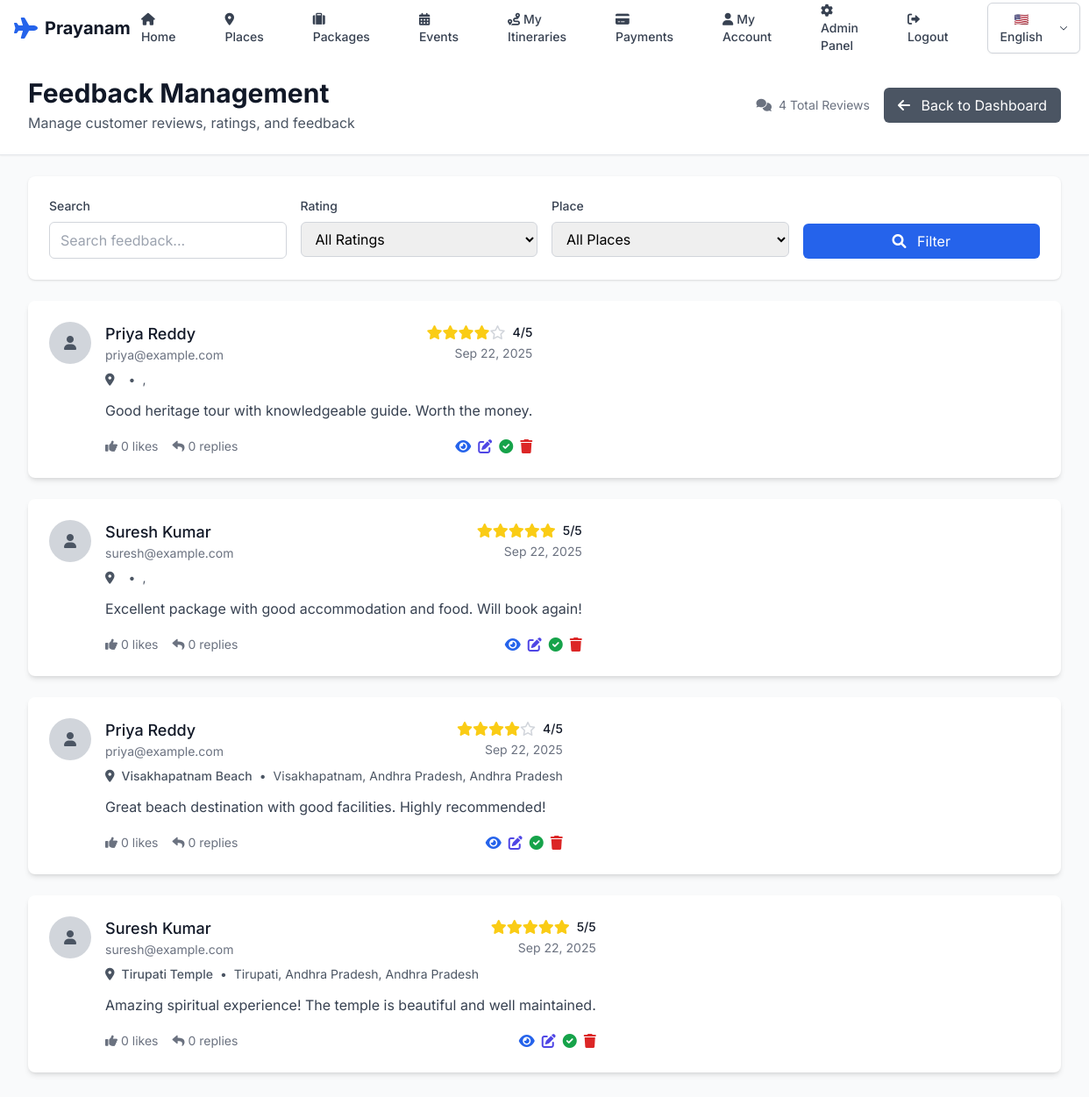
/admin-dashboard/feedback/ (signed in), run on the app's committed database.
### feedback/models.py (models this page shows, shortened)
class Feedback(models.Model):
    CATEGORY_CHOICES = [
        ('service', 'Service Quality'),
        ('location', 'Location'),
        ('price', 'Price Value'),
        ('experience', 'Overall Experience'),
        ('food', 'Food Quality'),
        ('accommodation', 'Accommodation'),
    ]
    user = models.ForeignKey(User, on_delete=models.CASCADE, related_name='feedbacks')
    place = models.ForeignKey(Place, on_delete=models.CASCADE, related_name='feedbacks', blank=True, null=True)
    package = models.ForeignKey(Package, on_delete=models.CASCADE, related_name='feedbacks', blank=True, null=True)
    rating = models.IntegerField(choices=[(i, i) for i in range(1, 6)])
    category = models.CharField(max_length=20, choices=CATEGORY_CHOICES, default='experience')
    comment = models.TextField()
    is_helpful = models.BooleanField(default=False)
    created_at = models.DateTimeField(auto_now_add=True)
    updated_at = models.DateTimeField(auto_now=True)
    class Meta:
        ordering = ['-created_at']
        unique_together = ['user', 'place', 'package']

### accounts/models.py (models this page shows, shortened)
class User(AbstractUser):
    ROLE_CHOICES = [
        ('tourist', 'Tourist'),
        ('admin', 'Admin'),
    ]
    LANGUAGE_CHOICES = [
        ('en', 'English'),
        ('te', 'తెలుగు'),
        ('hi', 'हिन्दी'),
    ]
    role = models.CharField(max_length=10, choices=ROLE_CHOICES, default='tourist')
    language_preference = models.CharField(max_length=2, choices=LANGUAGE_CHOICES, default='en')
    phone = models.CharField(max_length=15, blank=True, null=True)
    address = models.TextField(blank=True, null=True)
    profile_picture = models.ImageField(upload_to='profile_pics/', blank=True, null=True)
    date_of_birth = models.DateField(blank=True, null=True)
    created_at = models.DateTimeField(auto_now_add=True)
    updated_at = models.DateTimeField(auto_now=True)
    @property
    def is_admin(self):
        return self.role == 'admin'

### places/models.py (models this page shows, shortened)
class Place(models.Model):
    SEASON_CHOICES = [
        ('spring', 'Spring'),
        ('summer', 'Summer'),
        ('autumn', 'Autumn'),
        ('winter', 'Winter'),
    ]
    CATEGORY_CHOICES = [
        ('heritage', 'Heritage'),
        ('beaches', 'Beaches'),
        ('temples', 'Temples'),
        ('adventure', 'Adventure'),
        ('hills', 'Hills'),
        ('wildlife', 'Wildlife'),
        ('cultural', 'Cultural'),
    ]
    STATE_CHOICES = [
        ('ap', 'Andhra Pradesh'),
        ('telangana', 'Telangana'),
    ]
    name = models.CharField(max_length=200)
    location = models.CharField(max_length=200)
    description = models.TextField()
    image = models.ImageField(upload_to='places/', null=True, blank=True)
    season = models.CharField(max_length=20, choices=SEASON_CHOICES, default='summer')
    category = models.CharField(max_length=20, choices=CATEGORY_CHOICES, default='cultural')
    state = models.CharField(max_length=20, choices=STATE_CHOICES, default='ap')
    district = models.CharField(max_length=100, blank=True)
    latitude = models.DecimalField(max_digits=9, decimal_places=6, null=True, blank=True)
    longitude = models.DecimalField(max_digits=9, decimal_places=6, null=True, blank=True)
    average_temperature = models.DecimalField(max_digits=4, decimal_places=1, null=True, blank=True)
    best_time_to_visit = models.CharField(max_length=100, blank=True)
    entry_fee = models.DecimalField(max_digits=8, decimal_places=2, default=0)
    opening_hours = models.CharField(max_length=100, default="6:00 AM - 6:00 PM")
    rating = models.DecimalField(max_digits=3, decimal_places=2, default=0, validators=[MinValueValidator(0), MaxValueValidator(5)])
    total_reviews = models.IntegerField(default=0)
    is_featured = models.BooleanField(default=False)
    is_popular = models.BooleanField(default=False)
    created_at = models.DateTimeField(auto_now_add=True)
    updated_at = models.DateTimeField(auto_now=True)
    class Meta:
        ordering = ['-is_featured', '-rating', 'name']

### admin_dashboard/views_custom.py (the view)
    def wrapper(request, *args, **kwargs):
        if not request.user.is_authenticated or not request.user.is_admin:
            messages.error(request, 'Access denied. Admin privileges required.')
            return redirect('login')
        return view_func(request, *args, **kwargs)

### admin_dashboard/views_custom.py (called while the page is built, shortened)
def admin_required(view_func):
    def wrapper(request, *args, **kwargs):
        if not request.user.is_authenticated or not request.user.is_admin:
            messages.error(request, 'Access denied. Admin privileges required.')
            return redirect('login')
        return view_func(request, *args, **kwargs)
    return wrapper

@admin_required
def feedback_management(request):
    search = request.GET.get('search', '')
    rating = request.GET.get('rating', '')
    place = request.GET.get('place', '')
    feedback = Feedback.objects.select_related('user', 'place').all().order_by('-created_at')
    if rating:
        feedback = feedback.filter(rating=rating)
    if place:
        feedback = feedback.filter(place_id=place)
    paginator = Paginator(feedback, 20)
    page_number = request.GET.get('page')
    page_obj = paginator.get_page(page_number)
    context = {
        'feedback': page_obj,
        'page_obj': page_obj,
        'is_paginated': page_obj.has_other_pages(),
    }
    return render(request, 'admin_dashboard/feedback_management.html', context)

### templates/admin_dashboard/feedback_management.html (shortened to what this page needs)
{% extends 'admin_dashboard/base.html' %}
{% block content %}
<div class="min-h-screen bg-gray-50">
    <div class="bg-white shadow-sm border-b border-gray-200">
        <div class="max-w-7xl mx-auto px-4 sm:px-6 lg:px-8">
            <div class="flex justify-between items-center py-6">
                <div>
                    <h1 class="text-3xl font-bold text-gray-900">Feedback Management</h1>
                    <p class="text-gray-600 mt-1">Manage customer reviews, ratings, and feedback</p>
                </div>
                <div class="flex items-center space-x-4">
                    <div class="text-sm text-gray-500">
                        <i class="fas fa-comments mr-1"></i>
                        {{ feedback|length }} Total Reviews
                    </div>
                    <a href="{% url 'admin_dashboard:custom_admin_dashboard' %}" class="bg-gray-600 text-white px-4 py-2 rounded-md hover:bg-gray-700 transition-colors duration-200">
                        <i class="fas fa-arrow-left mr-2"></i>
                        Back to Dashboard
                    </a>
                </div>
            </div>
        </div>
    </div>
    <div class="max-w-7xl mx-auto px-4 sm:px-6 lg:px-8 py-6">
        <div class="bg-white rounded-lg shadow p-6 mb-6">
            <form method="get" class="grid grid-cols-1 md:grid-cols-4 gap-4">
                <div>
                    <label class="block text-sm font-medium text-gray-700 mb-2">Search</label>
                    <input type="text" name="search" value="{{ request.GET.search }}" placeholder="Search feedback..." class="w-full px-3 py-2 border border-gray-300 rounded-md focus:outline-none focus:ring-2 focus:ring-blue-500">
                </div>
                <div>
                    <label class="block text-sm font-medium text-gray-700 mb-2">Rating</label>
                    <select name="rating" class="w-full px-3 py-2 border border-gray-300 rounded-md focus:outline-none focus:ring-2 focus:ring-blue-500">
                        <option value="">All Ratings</option>
                    </select>
                </div>
                <div>
                    <label class="block text-sm font-medium text-gray-700 mb-2">Place</label>
                    <select name="place" class="w-full px-3 py-2 border border-gray-300 rounded-md focus:outline-none focus:ring-2 focus:ring-blue-500">
                        <option value="">All Places</option>
                    </select>
                </div>
                <div class="flex items-end">
                    <button type="submit" class="w-full bg-blue-600 text-white px-4 py-2 rounded-md hover:bg-blue-700 transition-colors duration-200">
                        <i class="fas fa-search mr-2"></i>
                        Filter
                    </button>
                </div>
            </form>
        </div>
        <div class="space-y-6">
            {% for review in feedback %}
            <div class="bg-white rounded-lg shadow-md overflow-hidden hover:shadow-lg transition-shadow duration-300">
                <div class="p-6">
                    <div class="flex items-start justify-between">
                        <div class="flex items-start space-x-4">
                            <div class="flex-shrink-0">
                                {% if review.user.profile_picture %}
                                    <img class="h-12 w-12 rounded-full" src="{{ review.user.profile_picture.url }}" alt="{{ review.user.get_full_name }}">
                                {% else %}
                                    <div class="h-12 w-12 rounded-full bg-gray-300 flex items-center justify-center">
                                        <i class="fas fa-user text-gray-600"></i>
                                    </div>
                                {% endif %}
                            </div>
                            <div class="flex-1 min-w-0">
                                <div class="flex items-center justify-between mb-2">
                                    <div>
                                        <h3 class="text-lg font-medium text-gray-900">{{ review.user.get_full_name|default:review.user.username }}</h3>
                                        <p class="text-sm text-gray-500">{{ review.user.email }}</p>
                                    </div>
                                    <div class="text-right">
                                        <div class="flex items-center mb-1">
                                            {% for i in "12345" %}
                                                {% if forloop.counter <= review.rating %}
                                                    <i class="fas fa-star text-yellow-400"></i>
                                                {% else %}
                                                    <i class="far fa-star text-gray-300"></i>
                                                {% endif %}
                                            {% endfor %}
                                            <span class="ml-2 text-sm font-medium text-gray-900">{{ review.rating }}/5</span>
                                        </div>
                                        <p class="text-sm text-gray-500">{{ review.created_at|date:"M d, Y" }}</p>
                                    </div>
                                </div>
                                <div class="mb-3">
                                    <div class="flex items-center text-sm text-gray-600">
                                        <i class="fas fa-map-marker-alt mr-2"></i>
                                        <span class="font-medium">{{ review.place.name }}</span>
                                        <span class="mx-2">•</span>
                                        <span>{{ review.place.location }}, {{ review.place.get_state_display }}</span>
                                    </div>
                                </div>
                                <div class="mb-4">
                                    <p class="text-gray-700 leading-relaxed">{{ review.comment }}</p>
                                </div>
                                <div class="flex items-center justify-between">
                                    <div class="flex items-center space-x-4 text-sm text-gray-500">
                                        <span class="flex items-center">
                                            <i class="fas fa-thumbs-up mr-1"></i>
                                            {{ review.likes_count|default:0 }} likes
                                        </span>
                                        <span class="flex items-center">
                                            <i class="fas fa-reply mr-1"></i>
                                            {{ review.replies_count|default:0 }} replies
                                        </span>
                                    </div>
                                    <div class="flex items-center space-x-2">
                                        <a href="{% url 'admin_dashboard:feedback_detail' review.id %}" class="text-blue-600 hover:text-blue-900" title="View Details">
                                            <i class="fas fa-eye"></i>
                                        </a>
                                        <a href="{% url 'admin_dashboard:edit_feedback' review.id %}" class="text-indigo-600 hover:text-indigo-900" title="Edit Review">
                                            <i class="fas fa-edit"></i>
                                        </a>
                                        {% if not review.is_verified %}
                                        <button onclick="verifyReview({{ review.id }})" class="text-green-600 hover:text-green-900" title="Verify Review">
                                            <i class="fas fa-check-circle"></i>
                                        </button>
                                        {% endif %}
                                        <button onclick="deleteReview({{ review.id }})" class="text-red-600 hover:text-red-900" title="Delete Review">
                                            <i class="fas fa-trash"></i>
                                        </button>
                                    </div>
                                </div>
                            </div>
                        </div>
                    </div>
                </div>
            </div>
            {% endfor %}
        </div>
    </div>
</div>
{% endblock %}

### templates/base.html (style rules this page uses)
body { font-family: 'Inter', sans-serif; }

### data on the page
Feedback: user.get_full_name "Priya Reddy", user.email "priya@example.com", rating "4", created_at "Sep 22, 2025", comment "Good heritage tour with knowledgeable guide. Worth the money.", likes_count "0", replies_count "0"
Feedback: user.get_full_name "Suresh Kumar", user.email "suresh@example.com", rating "5", created_at "Sep 22, 2025", comment "Excellent package with good accommodation and food. Will book again!", likes_count "0", replies_count "0"
Feedback: user.get_full_name "Priya Reddy", user.email "priya@example.com", rating "4", created_at "Sep 22, 2025", place.name "Visakhapatnam Beach", place.location "Visakhapatnam, Andhra Pradesh", place.state "Andhra Pradesh", comment "Great beach destination with good facilities. Highly recommended!", likes_count "0", replies_count "0"
Feedback: user.get_full_name "Suresh Kumar", user.email "suresh@example.com", rating "5", created_at "Sep 22, 2025", place.name "Tirupati Temple", place.location "Tirupati, Andhra Pradesh", place.state "Andhra Pradesh", comment "Amazing spiritual experience! The temple is beautiful and well maintained.", likes_count "0", replies_count "0"

### other printed values
{{ feedback|length }} "4"
